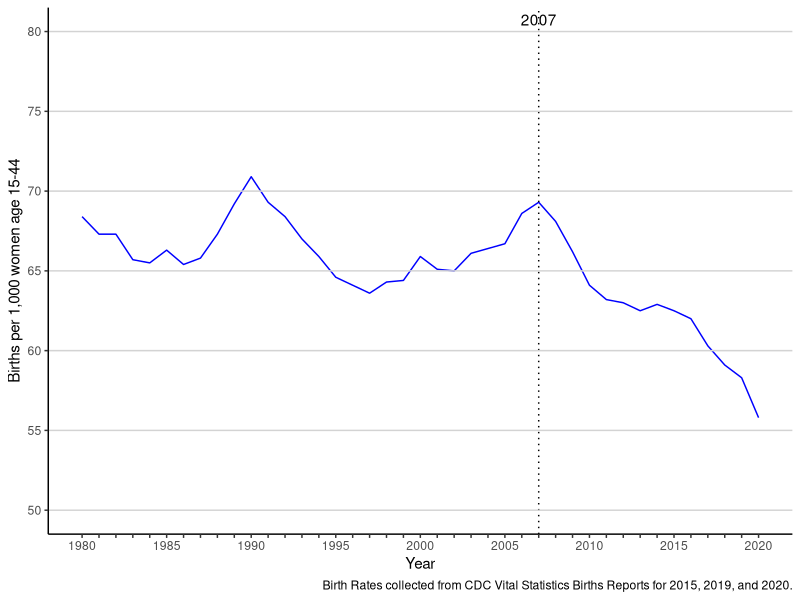
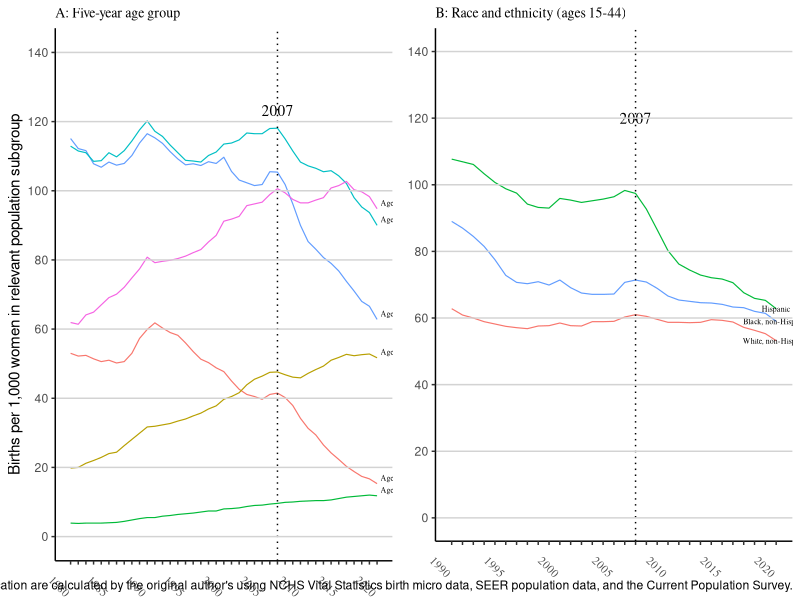
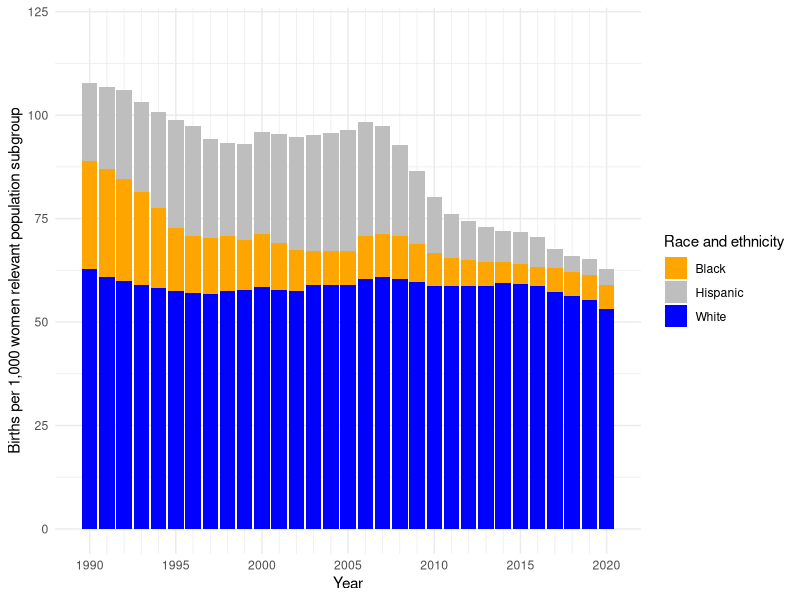

R code for these plots, in order:
## ---- chunk 1
#| include: false
#| warning: false
#| message: false

library(tidyverse)
library(palmerpenguins)
## ---- chunk 2
#| echo: false
#| eval: true
#| warning: false
#| message: false
#| label: fig-bratetrend-graph
#| fig-cap: "Trend in US Birth Rates"


# Load necessary libraries
library(ggplot2)

# Set seed for reproducibility
set.seed(123)

# Read the data from CSV file
data <- read.csv(file = here::here("outputs/data/fig_1.csv"))

# Plotting the data
ggplot(data, aes(x = year, y = brate_all)) +
  geom_line(color = "blue") +
  geom_vline(xintercept = 2007, linetype = "dotted") +
  annotate("text", x = 2007, y = 80, label = "2007", vjust = -0.5, hjust = 0.5, color = "black") +
  geom_hline(yintercept = seq(50, 80, by = 5), color = "lightgrey") +
  scale_y_continuous(limits = c(50, 80), breaks = seq(50, 80, by = 5)) +
  scale_x_continuous(limits = c(1980, 2020), breaks = seq(1980, 2020, by = 1), labels = function(x) ifelse(x %% 5 == 0, x, "")) +
  labs(x = "Year", y = "Births per 1,000 women age 15-44",
       caption = "Birth Rates collected from CDC Vital Statistics Births Reports for 2015, 2019, and 2020.") +
  theme_classic()
## ---- chunk 3
#| echo: false
#| eval: true
#| warning: false
#| message: false
#| label: fig-bratepop-graph
#| fig-cap: "Trends in Birth Rates by Population Subgroup"

# Load necessary libraries
library(ggplot2)
library(gridExtra)

# Set seed for reproducibility
set.seed(123)

# Read the data from CSV file
data <- read.csv(file = here::here("outputs/data/figs_2a_2b.csv"))

# Plotting the first line graph (Graph A)
graph_A <- ggplot(data, aes(x = year)) +
  geom_line(aes(y = brate_1519, color = "blue"), size = 0.4) +
  geom_line(aes(y = brate_2024, color = "orange"), size = 0.4) +
  geom_line(aes(y = brate_2529, color = "grey"), size = 0.4) +
  geom_line(aes(y = brate_3034, color = "yellow"), size = 0.4) +
  geom_line(aes(y = brate_3539, color = "cyan"), size = 0.4) +
  geom_line(aes(y = brate_4044, color = "green"), size = 0.4) +
  geom_text(data = data[data$year == 2020,], aes(x = year, y = brate_1519, label = "Age 15-19"), hjust = -0.1, vjust = -0.5, size = 2, family = "Times") +
  geom_text(data = data[data$year == 2020,], aes(x = year, y = brate_2024, label = "Age 20-24"), hjust = -0.1, vjust = -0.5, size = 2, family = "Times") +
  geom_text(data = data[data$year == 2020,], aes(x = year, y = brate_2529, label = "Age 25-29"), hjust = -0.1, vjust = -0.5, size = 2, family = "Times") +
  geom_text(data = data[data$year == 2020,], aes(x = year, y = brate_3034, label = "Age 30-34"), hjust = -0.1, vjust = -0.5, size = 2, family = "Times") +
  geom_text(data = data[data$year == 2020,], aes(x = year, y = brate_3539, label = "Age 35-39"), hjust = -0.1, vjust = -0.5, size = 2, family = "Times") +
  geom_text(data = data[data$year == 2020,], aes(x = year, y = brate_4044, label = "Age 40-44"), hjust = -0.1, vjust = -0.5, size = 2, family = "Times") +
  geom_vline(xintercept = 2007, linetype = "dotted") +
  annotate("text", x = 2007, y = 120, label = "2007", vjust = -0.5, hjust = 0.5, color = "black", family = "Times") +
  geom_hline(yintercept = seq(0, 140, by = 20), color = "lightgrey") +
  scale_y_continuous(limits = c(0, 140), breaks = seq(0, 140, by = 20), labels = seq(0, 140, by = 20)) +
  scale_x_continuous(limits = c(1980, 2020), breaks = seq(1980, 2020, by = 1), labels = function(x) ifelse(x %% 5 == 0, x, "")) +
  labs(x = NULL, 
       y = 'Births per 1,000 women in relevant population subgroup',
       title = "A: Five-year age group",
       caption = NULL,
       family = "Times") +
  theme_classic() +
  theme(axis.text.x = element_text(angle = -45, hjust = 1, family = "Times", size = 8),
        plot.title = element_text(size = 10, family = "Times"),
        legend.position = "none")

# Plotting the second line graph (Graph B)
graph_B <- ggplot(data, aes(x = year)) +
  geom_line(aes(y = brate_hisp, color = "grey"), size = 0.4) +
  geom_line(aes(y = brate_blacknh, color = "orange"), size = 0.4) +
  geom_line(aes(y = brate_whitenh, color = "blue"), size = 0.4) +
  geom_text(data = data[data$year == 2020,], aes(x = year, y = brate_hisp, label = "Hispanic"), size = 2, family = "Times") +
  geom_text(data = data[data$year == 2020,], aes(x = year, y = brate_blacknh, label = "Black, non-Hispanic"), size = 2, family = "Times") +
  geom_text(data = data[data$year == 2020,], aes(x = year, y = brate_whitenh, label = "White, non-Hispanic"), size = 2, family = "Times") +
  geom_vline(xintercept = 2007, linetype = "dotted") + annotate("text", x = 2007, y = 120, label = "2007", color = "black", family = "Times") +
  geom_hline(yintercept = seq(0, 140, by = 20), color = "lightgrey") + scale_y_continuous(limits = c(0, 140), breaks = seq(0, 140, by = 20), labels = seq(0, 140, by = 20)) + scale_x_continuous(limits = c(1990, 2020), breaks = seq(1990, 2020, by = 1), labels = function(x) ifelse(x %% 5 == 0, x, "")) + labs(x = NULL, y = NULL,
       title = "B: Race and ethnicity (ages 15-44)",
       caption = "Birth rates by age group, race, and ethnicity, and marital status gathered from CDC Vital Statistics Births Reports. Birth rates by Hispanic subpopulation, mother's education are calculated by the original author's using NCHS Vital Statistics birth micro data, SEER population data, and the Current Population Survey.") +
  theme_classic() +
  theme(axis.text.x = element_text(angle = -45, hjust = 1, family = "Times", size = 8),
        plot.title = element_text(size = 10, family = "Times"),
        legend.position = "none")

# Arrange both graphs side by side
grid.arrange(graph_A, graph_B, nrow = 1)

## ---- chunk 4
#| echo: false
#| eval: true
#| warning: false
#| message: false
#| label: tbl-trendssub-table
#| tbl-cap: "Trends in Birth Rates by Population Race and Ethnicity"

# Load necessary libraries
library(dplyr)
library(knitr)
library(kableExtra)

# Read the data from CSV file
data <- read.csv(file = here::here("outputs/data/figs_2a_2b.csv"))

# Filter the data to include years starting from 1990
filtered_data <- data %>%
  filter(year >= 1990)

# Select the required columns and rename them
selected_data <- filtered_data %>%
  select(Year = year, White = brate_whitenh, Black = brate_blacknh, Hispanic = brate_hisp)

# Print the table using additional styling
kable(selected_data, caption = "Trends in Birth Rates by Population Race and Ethnicity (ages 15-44)", format = "html") %>%
  kable_styling(full_width = FALSE) %>%
  add_header_above(c("","Births per 1,000 women" = 3))

## ---- chunk 5
#| echo: false
#| eval: true
#| warning: false
#| message: false
#| label: fig-trendssub-graph
#| fig-cap: "Trends in Birth Rates by Population Race and Ethnicity"

# Load required libraries
library(dplyr)
library(ggplot2)

# Refer to the table a
# Assume selected_data contains the relevant data

# Create bar graphs for each racial/ethnic group
bar_plot <- ggplot(selected_data, aes(x = Year)) +
  geom_bar(aes(y = Hispanic, fill = "Hispanic"), stat = "identity", position = "stack") +
  geom_bar(aes(y = Black, fill = "Black"), stat = "identity", position = "stack") +
  geom_bar(aes(y = White, fill = "White"), stat = "identity", position = "stack") +
  labs(x = "Year",
       y = "Births per 1,000 women relevant population subgroup") +
  scale_fill_manual(values = c(Hispanic = "grey", Black = "orange", White = "blue"),
                    name = "Race and ethnicity") +
  theme_minimal() +
  scale_x_continuous(breaks = seq(1990, 2020, by = 5), minor_breaks = seq(1990, 2020, by = 1)) +
  ylim(0, 120)

# Print the bar plot
print(bar_plot)
